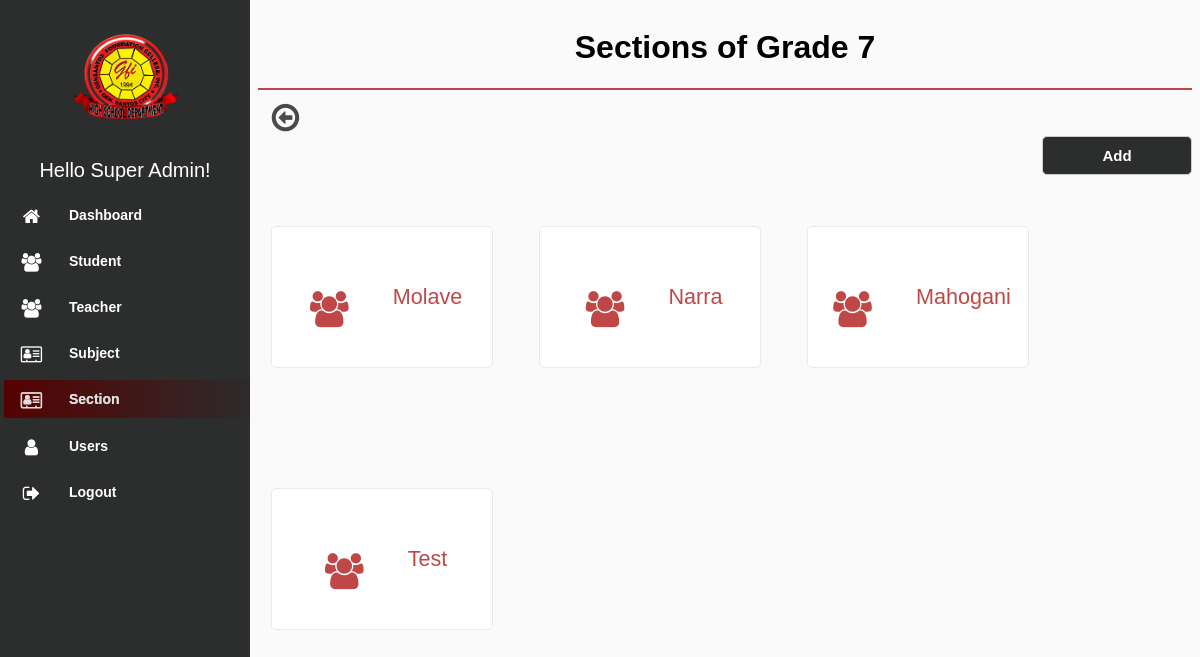
/modules/section/grade.php?grade=7 (signed in), run on the app's committed database.
### tables this page shows
CREATE TABLE `section` (
  `id` int(100) NOT NULL,
  `name` varchar(100) NOT NULL,
  `grade_level` int(5) NOT NULL,
  `teacher_id` varchar(100) NOT NULL,
  `del_status` varchar(100) NOT NULL
);

### modules/section/grade.php (the view, shortened to what this page needs)
<!DOCTYPE html>
<html lang="en">
<?php
$page = 'Section';
include "../../db_conn.php";
$grade = $_GET['grade'];
 ?>
<head>
    <link rel="stylesheet" type="text/css" href="../../assets/css/font-awesome-4.7.0/css/menu.css">
    <link rel="stylesheet" type="text/css" href="../../assets/css/font-awesome-4.7.0/css/style.css">
    <link rel="stylesheet" type="text/css" href="../../assets/css/font-awesome-4.7.0/css/font-awesome.min.css">
</head>
<body>
<?php include "../../navbar.php"; ?>
<div class="content">
<div class="header">
                <h1><?php if ($page) {echo $page . 's of Grade ' .$grade;} ?></h1>
</div>
<a href="./" class="back"><i class="fa fa-arrow-circle-o-left fa-2x"></i></a>
<div class="search-box">
            <a href="./add.php?grade=<?php echo $grade;?>"><button>Add</button></a>
        </div>
<div  class="row g-3">
<div class="grid-container-dashboard">
<?php
                $squery = mysqli_query($conn, "
                    SELECT s.*, CONCAT(t.first_name, ' ', t.last_name) AS teacher_name
                    FROM section s
                    LEFT JOIN teacher t ON s.teacher_id = t.id
                    WHERE s.del_status != 'deleted' AND s.grade_level = '$grade'
                    ;
                ");
                while ($row = mysqli_fetch_array($squery)) {
                ?>
<a href="./schedule.php?section=<?php echo $row['id']; ?>" class="schedule">
    <div class="box-icon"><i class="fa fa-users"></i></div>
   <span style="font-size: 120%;"> <?php echo $row['name']; ?></span>
</a>
<?php } ?>
</div>
<br>
</div>
</div>
</body>
</html>

### data on the page
section: name "Molave"
section: name "Narra"
section: name "Mahogani"
section: name "Test"

### other printed values
$name "Super Admin"
$page "Section"
$grade "7"
